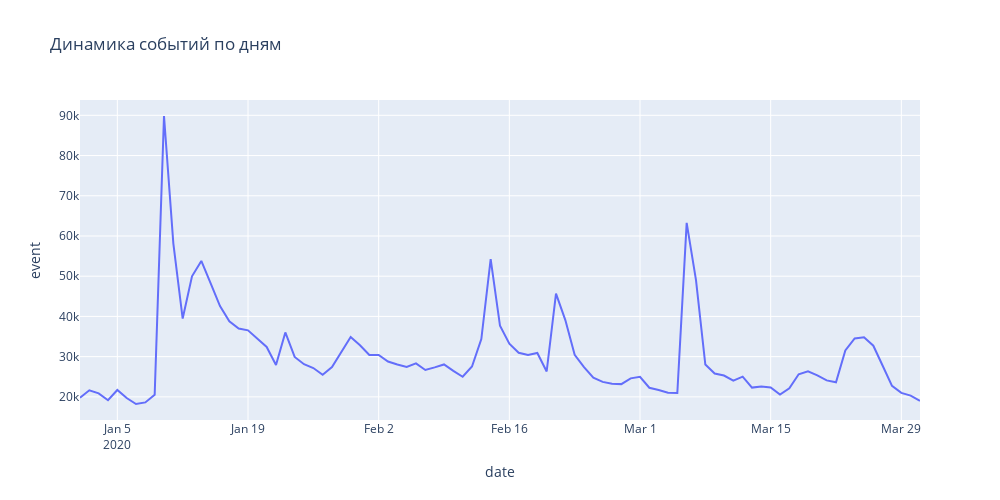

The code cell stored with this chart in its notebook:
### Code cell
import plotly
import plotly.express as px

events_grouped
fig = px.line(
    data_frame=events_grouped,
    x='date',
    y='event',
    height=500,
    width=1000,
    title='Динамика событий по дням' #заголовок
)
fig.show()
